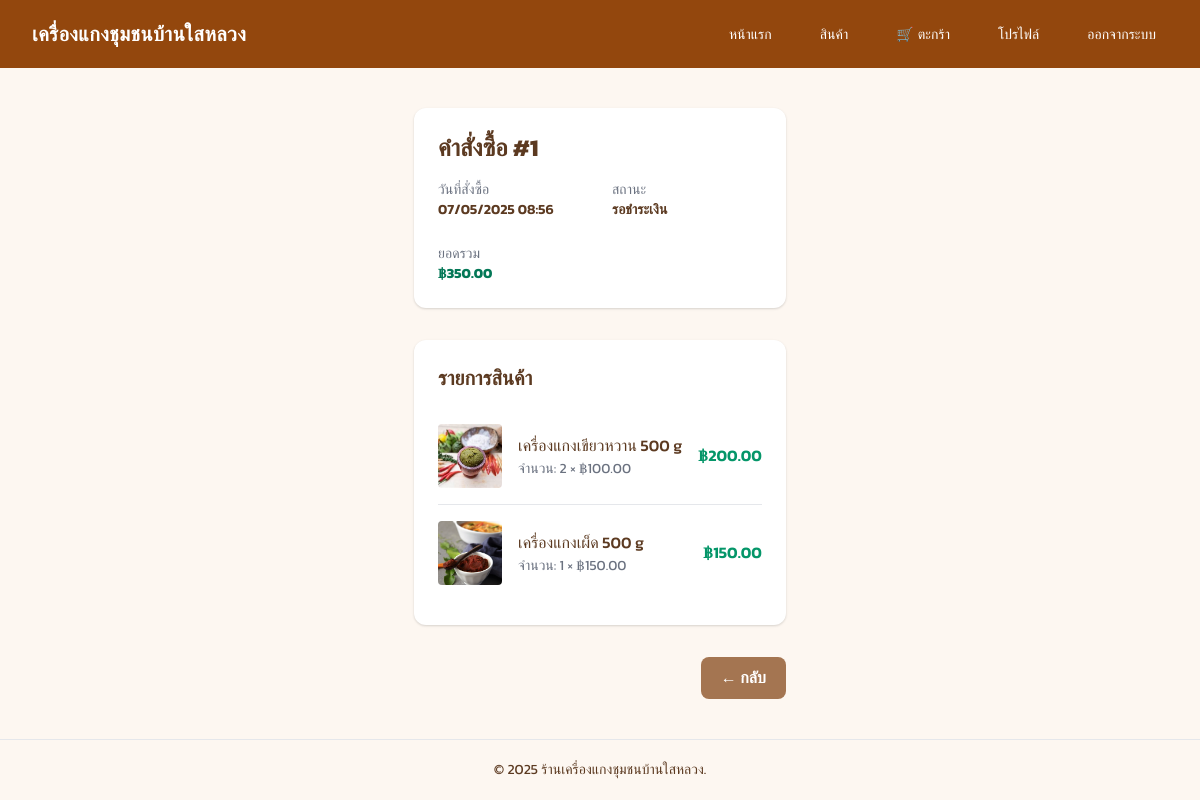
The app's page /view_order.php?id=1 (signed in) with its own data.
### tables this page shows
CREATE TABLE `orders` (
  `order_id` int(11) NOT NULL,
  `user_id` int(11) DEFAULT NULL,
  `order_date` timestamp NULL DEFAULT current_timestamp(),
  `shipping_address` text NOT NULL,
  `status` enum('pending','shipped','delivered','cancelled','waiting_payment_verify') DEFAULT 'pending',
  `total_amount` decimal(10,2) NOT NULL,
  `payment_method` enum('qr','cod') NOT NULL,
  `payment_slip` varchar(255) DEFAULT NULL
);

CREATE TABLE `order_items` (
  `order_item_id` int(11) NOT NULL,
  `order_id` int(11) DEFAULT NULL,
  `product_id` int(11) DEFAULT NULL,
  `quantity` int(11) NOT NULL,
  `price` decimal(10,2) NOT NULL
);

CREATE TABLE `products` (
  `product_id` int(11) NOT NULL,
  `name` varchar(100) NOT NULL,
  `description` text DEFAULT NULL,
  `price` decimal(10,2) NOT NULL,
  `stock` int(11) NOT NULL DEFAULT 0,
  `category_id` int(11) DEFAULT NULL,
  `image` varchar(255) DEFAULT NULL
);

### view_order.php (the view, shortened to what this page needs)
<?php
require_once 'includes/db.php';
$order_id = $_GET['id'] ?? null;
$user_id = $_SESSION['user']['user_id'];
$stmt = $pdo->prepare("SELECT * FROM orders WHERE order_id = ? AND user_id = ?");
$stmt->execute([$order_id, $user_id]);
$order = $stmt->fetch(PDO::FETCH_ASSOC);
$stmt = $pdo->prepare("SELECT oi.*, p.name, p.image FROM order_items oi
                       JOIN products p ON oi.product_id = p.product_id
                       WHERE oi.order_id = ?");
$stmt->execute([$order_id]);
$items = $stmt->fetchAll(PDO::FETCH_ASSOC);
require_once 'includes/header-front.php';
?>
<section class="max-w-screen-lg mx-auto px-4 sm:px-6 lg:px-8 py-10 space-y-8">
  <div class="bg-white shadow rounded-xl p-6 space-y-4">
    <h1 class="text-2xl font-bold mb-4">คำสั่งซื้อ #<?= $order['order_id'] ?></h1>
    <div class="grid sm:grid-cols-2 gap-6 text-sm">
      <div>
        <p class="text-gray-500">วันที่สั่งซื้อ</p>
        <p class="font-semibold"><?= date('d/m/Y H:i', strtotime($order['order_date'])) ?></p>
      </div>
      <div>
        <p class="text-gray-500">สถานะ</p>
        <p class="font-semibold">
          <?php
          $statusText = match ($order['status']) {
            'pending' => 'รอชำระเงิน',
            'waiting_payment_verify' => 'รอตรวจสอบการชำระเงิน',
            'processing' => 'กำลังเตรียมสินค้า',
            'shipped' => 'กำลังจัดส่ง',
            'delivered' => 'จัดส่งสำเร็จ',
            'cancelled' => 'ยกเลิกแล้ว',
            default => 'ไม่ทราบสถานะ'
          };
          echo $statusText;
          ?>
        </p>
      </div>
      <div>
        <p class="text-gray-500">ยอดรวม</p>
        <p class="text-green-700 font-bold">฿<?= number_format($order['total_amount'], 2) ?></p>
      </div>
    </div>
  </div>
  <div class="bg-white shadow rounded-xl p-6">
    <h2 class="text-xl font-semibold mb-4">รายการสินค้า</h2>
    <div class="divide-y">
      <?php foreach ($items as $item): ?>
        <div class="py-4 flex items-center gap-4">
          <img src="uploads/<?= htmlspecialchars($item['image'] ?? 'default.jpg') ?>" class="w-16 h-16 object-cover rounded">
          <div class="flex-1">
            <p class="font-medium text-[#5C3A21]"><?= htmlspecialchars($item['name']) ?></p>
            <p class="text-sm text-gray-500">จำนวน: <?= $item['quantity'] ?> × ฿<?= number_format($item['price'], 2) ?></p>
          </div>
          <div class="text-right text-green-600 font-semibold">
            ฿<?= number_format($item['quantity'] * $item['price'], 2) ?>
          </div>
        </div>
      <?php endforeach; ?>
    </div>
  </div>
  <div class="text-right">
    <a href="profile.php" class="btn btn-neutral">← กลับ</a>
  </div>
</section>
<?php require_once 'includes/footer-front.php'; ?>

### assets/style-front.css (style rules this page uses)
body { font-family: 'Kanit', sans-serif; background-color: #FDF7F1; color: #5C3A21; line-height: 1.6; }
a { transition: all 0.3s ease; }
h1, h2, h3 { font-weight: 700; color: #5C3A21; }
.btn { display: inline-block; padding: 0.5rem 1.25rem; border-radius: 0.5rem; font-weight: 600; transition: background-color 0.3s ease; }
.btn-neutral { background-color: #A47551; color: white; }

### records on screen
orders: order_id "1", order_date "07/05/2025 08:56", status "รอชำระเงิน", total_amount "350.00"
order_items: product.image (picture), product.name "เครื่องแกงเขียวหวาน 500 g", quantity "2", price "100.00", $item['quantity'] * $item['price'] "200.00"
order_items: product.image (picture), product.name "เครื่องแกงเผ็ด 500 g", quantity "1", price "150.00", $item['quantity']*$item['price'] "150.00"
